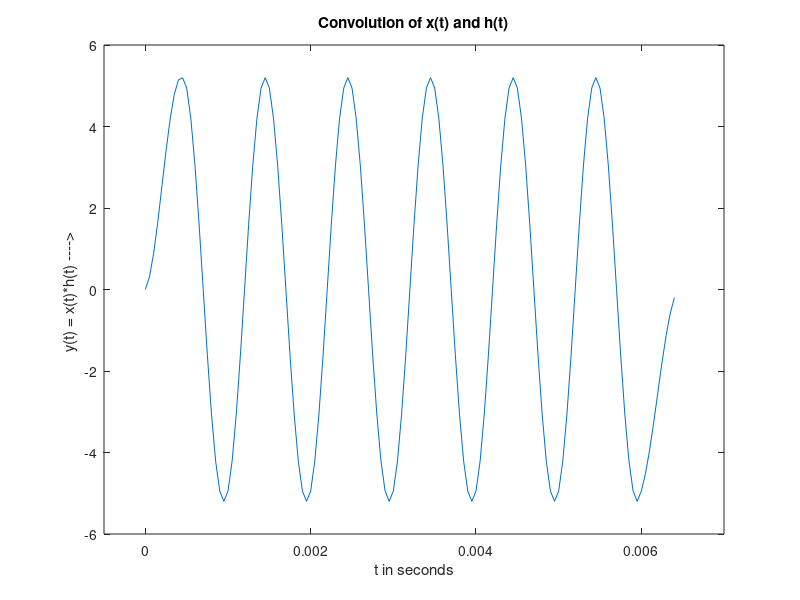

Here is the MATLAB script that generated this plot:
close all; clear all; clc;
fs = 20000; % sampling frequency 20 kHz
fc = 1000; % sine wave frequency 1000 Hz
T = 0:1/fs:6/fc - 1/fs; % duration of sine waves containing 6 cycles
x = sin(2*pi*fc*T); %  sine wave 
h = exp(-1000*T); %  h(t) 
h = h(1:10); %  to first 10 samples
y=conv(x,h); 
t=0:1/fs:(length(y)-1)/fs; % define time scale in s for the length of convolution
figure(3);
plot(t,y);
xlim([-0.0005 0.007]);
xlabel('t in seconds');
ylabel('y(t) = x(t)*h(t) ----> ');
title('Convolution of x(t) and h(t)');